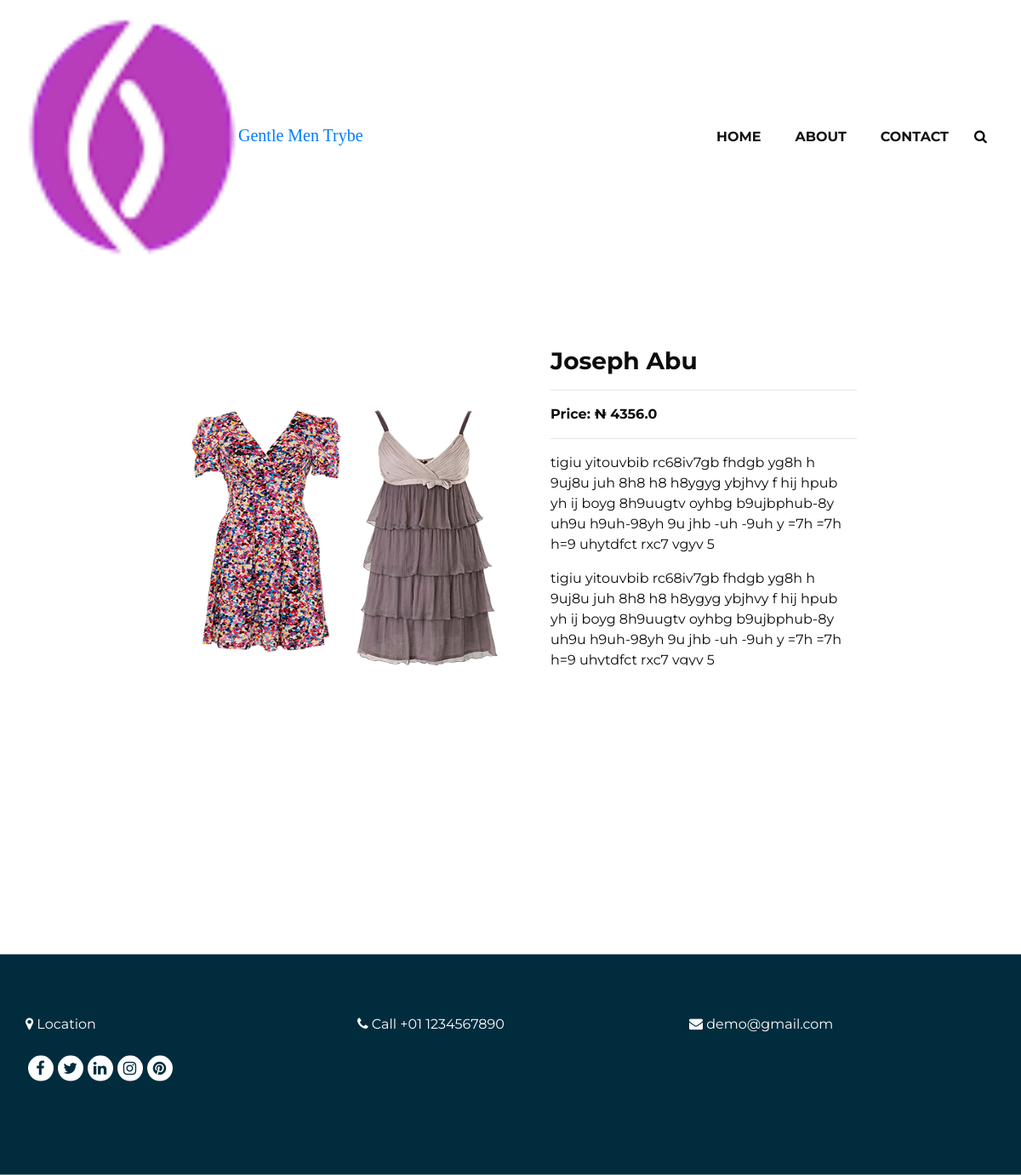
Page /post/josky/1/ on the committed database.
### collection/models.py (models this page shows, shortened)
class Product(models.Model):
    STATUS = (
        ('Draft', 'Draft'),
        ('Published', 'Published'),
    )
    CURRENCY = (
        ('$', '$'),
        ('₦', '₦'),
        ('£', '£'),
        ('€', '€'),
    )
    file_1 = models.FileField(upload_to="product_pic", blank=True, null=True)
    file_2 = models.FileField(upload_to="product_pic", blank=True, null=True)
    file_3 = models.FileField(upload_to="product_pic", blank=True, null=True)
    file_4 = models.FileField(upload_to="product_pic", blank=True, null=True)
    file_5 = models.FileField(upload_to="product_pic", blank=True, null=True)
    name = models.CharField(max_length=200)
    price = models.FloatField(max_length=14, blank=True, null=True)
    discount = models.FloatField(max_length=14, blank=True, null=True)
    currency = models.CharField(max_length=11, choices=CURRENCY, default=None, blank=True, null=True)
    description = models.TextField(blank=True)
    category = models.ForeignKey(Category, on_delete=models.PROTECT, related_name="category", default='shirt')
    status = models.CharField(max_length=11, choices=STATUS, default='Published')
    date = models.DateTimeField(auto_now_add=True)
    class Meta:
        ordering = ['-date']
        indexes = [models.Index(fields=['name', 'price', 'discount', 'currency', 'category', 'status',
                                        'description'])]

### collection/views.py (the view)
# urls.py: path('post/<name>/<pk>/', views.post_detail, name='post-detail'),
def post_detail(request, name, pk):
    post = Product.objects.get(pk=pk)
    context = {
        'post': post
    }
    return render(request, 'post-details.html', context)

### collection/templates/post-details.html (shortened to what this page needs)
{% extends 'base.html' %}
{% load static %}
{% block content %}
<div class="hero_area">
<section class="product_section layout_padding">
    <div class="container">
    <div class="row">
        <div class="col-sm-2" style=""></div>
        <div class="col-sm-4 mr-3" style="">
         <section class="slider_section ">
            <img src="{{ post.file_1.url }}" alt="" style="height: 300px; width: 100%;">
         </section>
        </div>
        <div class="col-sm-4 m-3" style="height: 300px; width: 100%;">
            <h3> <b>{{ post.name }}</b> </h3>
            <hr>
            <b>Price: {{ post.currency }} {{ post.price }}</b>
            <hr>
            <div class="pd">
                {{ post.description|linebreaks }}
            </div>
        </div>
    </div>
</div>
</section>
</div>
{% endblock %}

### collection/templates/base.html (shortened to what this page needs)
{% load static %}
<!doctype html>
<html lang="en">
   <head>
      <link rel="stylesheet" type="text/css" href="{% static 'css/bootstrap.css' %}" />
      <link href="{% static 'css/font-awesome.min.css' %}" rel="stylesheet" />
      <link href="{% static 'css/style.css' %}" rel="stylesheet" />
      <link href="{% static 'css/responsive.css' %}" rel="stylesheet" />
</head>
<body>
         <header class="header_section">
            <div class="container">
               <nav class="navbar navbar-expand-lg custom_nav-container ">
                  <a class="navbar-brand" href="{% url 'home' %}"><img width="250" src="{% static 'images/logo.png' %}" alt="#" />Gentle Men Trybe</a>
                  <div class="collapse navbar-collapse" id="navbarSupportedContent">
                     <ul class="navbar-nav">
                        <li class="nav-item ">
                           <a class="nav-link" href="{% url 'home' %}">Home </a>
                        </li>
                        <li class="nav-item">
                           <a class="nav-link" href="{% url 'about' %}">About</a>
                        </li>
                        <li class="nav-item">
                           <a class="nav-link" href="{% url 'contact' %}">Contact</a>
                        </li>
                        <form class="form-inline">
                           <button class="btn  my-2 my-sm-0 nav_search-btn" type="submit">
                           <i class="fa fa-search" aria-hidden="true"></i>
                           </button>
                        </form>
                     </ul>
                  </div>
               </nav>
            </div>
         </header>
{% block content %}
{% endblock %}
      <footer class="footer_section">
         <div class="container">
            <div class="row">
               <div class="col-md-12 footer-col">
                  <div class="footer_contact">
                     <div class="d-flex row">
                        <span class="col-sm-4 ">
                           <i class="fa fa-map-marker" aria-hidden="true"></i>
                           Location
                        </span>
                        <span class="col-sm-4 ">
                           <i class="fa fa-phone" aria-hidden="true"></i>
                           Call +01 1234567890
                        </span>
                        <span class="col-sm-4 ">
                           <i class="fa fa-envelope" aria-hidden="true"></i>
                           demo@gmail.com
                        </span>
                     </div>
                        <div class="footer_social">
                        <a href="">
                        <i class="fa fa-facebook" aria-hidden="true"></i>
                        </a>
                        <a href="">
                        <i class="fa fa-twitter" aria-hidden="true"></i>
                        </a>
                        <a href="">
                        <i class="fa fa-linkedin" aria-hidden="true"></i>
                        </a>
                        <a href="">
                        <i class="fa fa-instagram" aria-hidden="true"></i>
                        </a>
                        <a href="">
                        <i class="fa fa-pinterest" aria-hidden="true"></i>
                        </a>
                     </div>
                  </div>
               </div>
            </div>
         </div>
      </footer>
</body>
</html>

### static/css/style.css (style rules this page uses)
* { box-sizing: border-box; }
body { font-family: 'Montserrat', sans-serif; color: #0c0c0c; background-color: #ffffff; overflow-x: hidden; }
.layout_padding { padding: 70px 0; }
a, a:hover, a:focus { text-decoration: none; }
.btn, .btn:focus { outline: none !important; -webkit-box-shadow: none; box-shadow: none; }
.hero_area { position: relative; min-height: 100vh; display: -webkit-box; display: -ms-flexbox; display: flex; -webkit-box-orient: vertical; -webkit-box-direction: normal; -ms-flex-direction: column; flex-direction: column; }
.header_section { padding: 15px 0; }
.navbar-brand { font-family: 'Playfair Display', serif; }
.custom_nav-container { padding: 0; }
.custom_nav-container .navbar-nav { margin-left: auto; }
.custom_nav-container .navbar-nav .nav-item .nav-link { padding: 5px 20px; color: #131313; text-align: center; text-transform: uppercase; border-radius: 5px; -webkit-transition: all 0.3s; transition: all 0.3s; font-weight: 700; }
.custom_nav-container .nav_search-btn { width: 35px; height: 35px; padding: 0; border: none; color: #000000; }
.slider_section { -webkit-box-flex: 1; -ms-flex: 1; flex: 1; display: -webkit-box; display: -ms-flexbox; display: flex; -webkit-box-align: center; -ms-flex-align: center; align-items: center; position: relative; padding: 90px 0 75px 0; }
.footer_section { background-color: #002c3e; color: #ffffff; padding-top: 70px; position: sticky; bottom: 0; left: 0; right: 0; }
.footer_section { color: #ffffff; text-align: left; }
.footer_section .footer-col { margin-bottom: 30px; }
.footer_section .footer_social { display: -webkit-box; display: -ms-flexbox; display: flex; -webkit-box-pack: left; -ms-flex-pack: center; justify-content: left; margin-top: 25px; margin-bottom: 10px; }
.footer_section .footer_social a { display: -webkit-box; display: -ms-flexbox; display: flex; -webkit-box-pack: center; -ms-flex-pack: center; justify-content: center; -webkit-box-align: center; -ms-flex-align: center; align-items: center; color: #002c3e; width: 30px; height: 30px; border-radius: 100%; background-color: #ffffff; border-radius: 100%; margin: 0 2.5px; font-size: 18px; }
footer { background: #f8f8f8; padding: 90px 0 70px; bottom: 0; position: sticky; }

### static/css/responsive.css (style rules this page uses)
@media (min-width: 1200px) { .container { max-width: 1170px; } }

### collection/templates/post-details.html (style rules this page uses)
.pd { width: 100%; height: 250px; overflow-y: auto; }

### rows in the picture
Product: file_1 (picture), name "Joseph Abu", currency "₦", price "4356.0", description "tigiu yitouvbib rc68iv7gb fhdgb yg8h h 9uj8u juh 8h8 h8 h8ygyg ybjhvy f hij hpub yh ij boyg 8h9uugtv oyhbg b9ujbphub-8y uh9u h9uh-98yh 9u jhb -uh -9uh y =7h =7h h=9 uhytdfct rxc7 vgyv 5 tigiu yitouvbib rc68iv7gb fhdgb yg8h h 9uj8u juh 8h8 h8 h8ygyg ybjhvy f hij hpub yh ij boyg 8h9uugtv oyhbg b9ujbphub-8y uh9u h9uh-98yh 9u jhb -uh -9uh y =7h =7h h=9 uhytdfct rxc7 vgyv 5"
